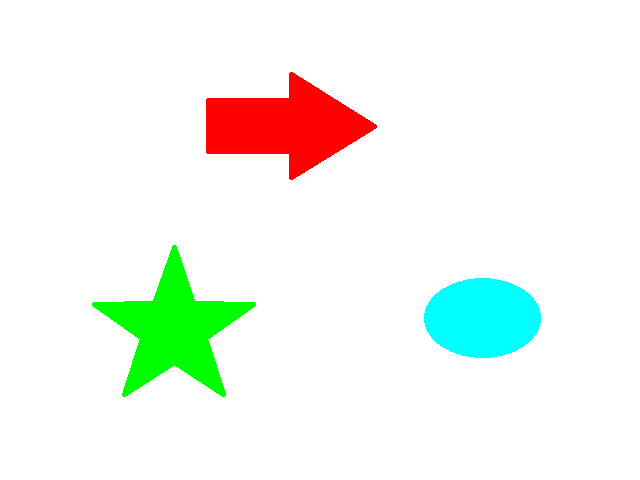
//> input picture 電腦視覺/期中考/shape.png, 640 x 480 px
$ ./109-midterm-sol -input=shape.png   (built with g++ and OpenCV 4)
//> lines starting //> are read from the running program, lines starting //| are printed output that depends on the picture; after the words box and inside, x2 and y2 are one past the last pixel; in counts of white or black regions, pixels touching at a corner belong together
#include <opencv2/opencv.hpp>
#include <iostream>

using namespace cv;
using namespace std;

const String keys =
"{help h usage ? |             | print this message      }"
"{input          |airplane.jpg | image1 for read         }"
"{color          |0            | 0:red, 1:Green, 2:Blue  }"
;

Scalar color=Scalar(0,0,255);

void Problem1()
{
	Mat image(640, 480, CV_8UC3, cv::Scalar(0, 255, 0));
	namedWindow("Problem1", WINDOW_NORMAL);
	imshow("Problem1", image);
	waitKey(0);
	Mat image2 = imread("images/shape.png");
//> image2 is the input picture: 480 rows x 640 cols, CV_8UC3; mean B, G, R 239.1, 247, 241.1
	Mat image3(image2, Rect(200, 60, 140, 120));
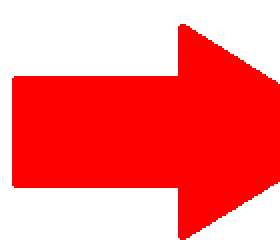
//> image3: 120 rows x 140 cols, CV_8UC3 (shown 2 times larger); mean B, G, R 122.4, 122.4, 255
	flip(image3, image3, 1);
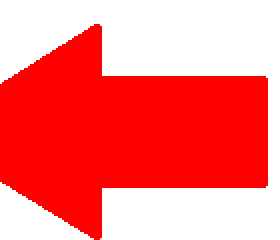
//> image3: 120 rows x 140 cols, CV_8UC3 (shown 2 times larger); 18.74% of pixels changed, all inside (x1, y1, x2, y2) = (0, 12, 140, 120)
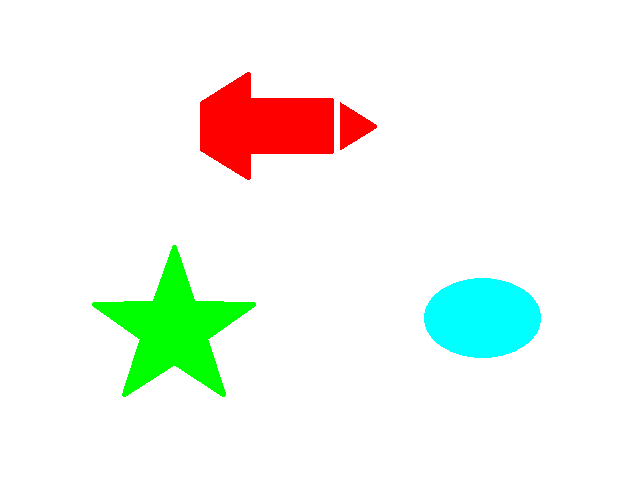
//> image2: 480 rows x 640 cols, CV_8UC3; 1.02% of pixels changed, all inside (x1, y1, x2, y2) = (200, 72, 340, 180)
	imshow("Problem1", image2);
	waitKey(0);
}

static void onMouse(int event, int x, int y, int, void* userInput)
{
	if (event != EVENT_LBUTTONDOWN)
		return;

	// Get the pointer input image
	Mat* img = (Mat*)userInput;

	// Draw circle
	circle(*img, Point(x, y), 5, color, 2);
	imshow("Problem2", *img);
}

void Problem2(int argc, char *argv[])
{
	CommandLineParser parser(argc, argv, keys);

	Mat src = imread(parser.get<String>("input"));
	int select = parser.get<int>("color");
	if (select == 0)
		color = Scalar(0, 0, 255);
	else if(select == 1)
		color = Scalar(0, 255, 0);
	else
		color = Scalar(255, 0, 0);

	namedWindow("Problem2");

	setMouseCallback("Problem2", onMouse, &src);
	imshow("Problem2", src);
	waitKey(0);
}

int countPixels(Mat &src, Scalar color)
{
	int count = 0;
	for (int i = 0; i < src.rows; i++)
	{
		for (int j = 0; j < src.cols; j++)
		{
			if ((src.at<Vec3b>(i, j)[0] == color[0]) && (src.at<Vec3b>(i, j)[1] == color[1]) && (src.at<Vec3b>(i, j)[2] == color[2]))
			{
				count++;
			}
		}
	}
	return count;
}

void Problem3()
{
	namedWindow("Problem3");
	double alpha;
	double beta;

	Mat img1 = imread("images/pic1.jpg");
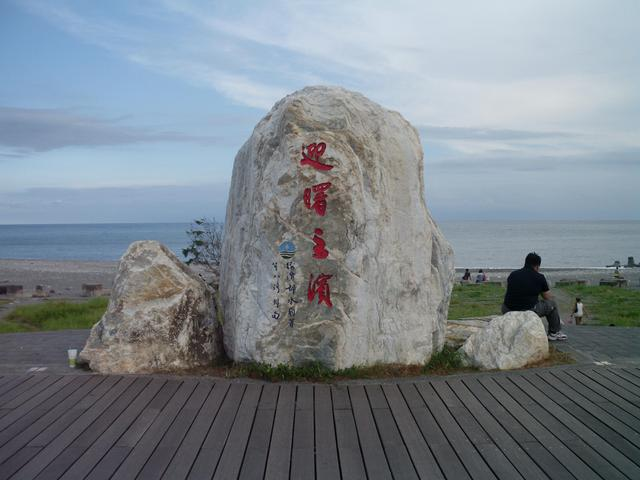
//> input picture 電腦視覺/期中考/pic1.jpg, 640 x 480 px
//> img1 is the input picture: 480 rows x 640 cols, CV_8UC3; mean B, G, R 141.3, 133.6, 124.6
	Mat img2 = imread("images/shape.png");

	//imshow("pic1.jpg", img1);
	//imshow("shape.png", img2);
	for (int i = 0; i < img2.rows; i++)
		for (int j = 0; j < img2.cols; j++)
		{
			if (img2.at<Vec3b>(i, j)[0] == 255 && img2.at<Vec3b>(i, j)[1] == 255 && img2.at<Vec3b>(i, j)[2] == 0) { // LightBlue color
				alpha = 0.6;
			}
			else if (img2.at<Vec3b>(i, j)[0] == 0 && img2.at<Vec3b>(i, j)[1] == 255 && img2.at<Vec3b>(i, j)[2] == 0) { //Green color
				alpha = 0.3;
			}
			else if (img2.at<Vec3b>(i, j)[0] == 0 && img2.at<Vec3b>(i, j)[1] == 0 && img2.at<Vec3b>(i, j)[2] == 255) { //Red color
				alpha = 0.1;
			}
			else
				alpha = 1.0;
			beta = 1 - alpha;
			img1.at<Vec3b>(i, j)[0] = saturate_cast<uchar>(img2.at<Vec3b>(i, j)[0] * beta + img1.at<Vec3b>(i, j)[0] * alpha);
			img1.at<Vec3b>(i, j)[1] = saturate_cast<uchar>(img2.at<Vec3b>(i, j)[1] * beta + img1.at<Vec3b>(i, j)[1] * alpha);
			img1.at<Vec3b>(i, j)[2] = saturate_cast<uchar>(img2.at<Vec3b>(i, j)[2] * beta + img1.at<Vec3b>(i, j)[2] * alpha);
		}
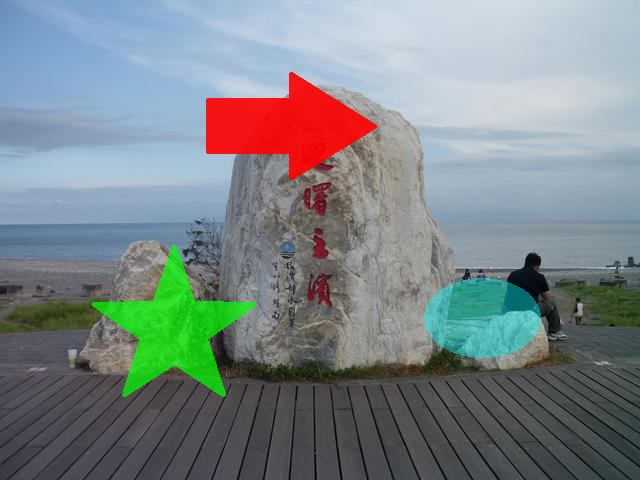
//> img1: 480 rows x 640 cols, CV_8UC3; 8.61% of pixels changed, all inside (x1, y1, x2, y2) = (92, 72, 541, 397)
//> after the loop, alpha = 1; beta = 0
	imshow("Problem3", img1);
	waitKey(0);
}

void Problem4()
{
	Mat src = imread("images/shape.png");
	int lightblueCount = countPixels(src, Scalar(255, 255, 0));
//> after the loop in countPixels, `for (int i = 0; i < src.rows; i++)`: count = 7348
//> lightblueCount = 7348
	int greenCount = countPixels(src, Scalar(0, 255, 0));
//> greenCount = 9422
	int redCount = countPixels(src, Scalar(0, 0, 255));
//> redCount = 9690

	//String text = "(" + to_string(lightblueCount) + "," + to_string(greenCount) + "," + to_string(redCount) + ")";
	String text = "(xxxx,yyyy,zzzz)";
	putText(src, text, Point(10, 50), FONT_HERSHEY_SIMPLEX, 1, Scalar(0, 0, 0), 2, 8, 0);
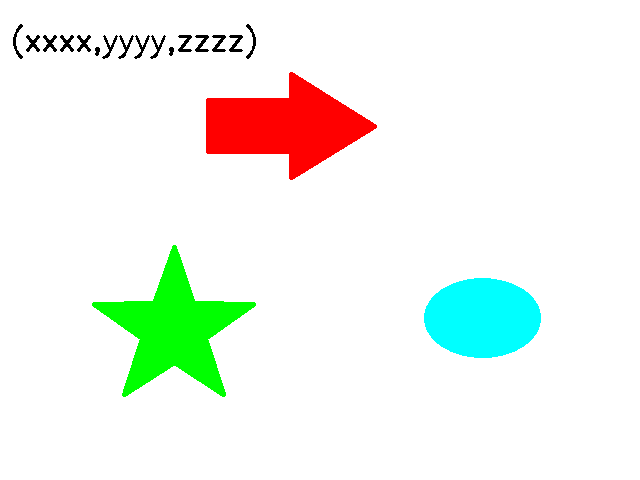
//> src: 480 rows x 640 cols, CV_8UC3; 0.56% of pixels changed, all inside (x1, y1, x2, y2) = (13, 24, 256, 59)
	imshow("Problem4", src);
	waitKey(0);
}

int main(int argc, char *argv[])
{

	Problem1();
	Problem2(argc, argv);
	Problem3();
	Problem4();
	return 0;
}
